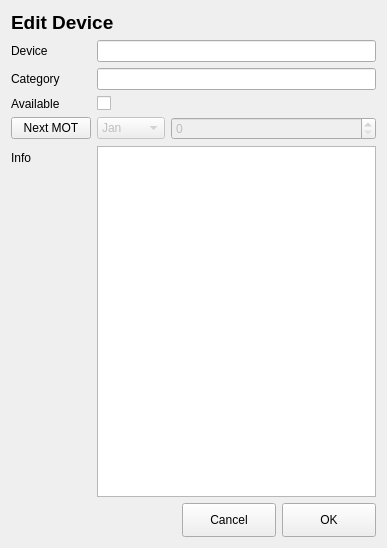
<?xml version="1.0" encoding="UTF-8"?>
<ui version="4.0">
 <class>inventoryEditorForm</class>
 <widget class="QWidget" name="inventoryEditorForm">
  <property name="geometry">
   <rect>
    <x>0</x>
    <y>0</y>
    <width>387</width>
    <height>548</height>
   </rect>
  </property>
  <property name="windowTitle">
   <string>Form</string>
  </property>
  <layout class="QHBoxLayout" name="horizontalLayout">
   <item>
    <layout class="QVBoxLayout" name="inventoryEditorLayout">
     <item>
      <widget class="QLabel" name="deviceEditorTitle">
       <property name="font">
        <font>
         <pointsize>14</pointsize>
         <weight>75</weight>
         <bold>true</bold>
        </font>
       </property>
       <property name="text">
        <string>Edit Device</string>
       </property>
      </widget>
     </item>
     <item>
      <layout class="QFormLayout" name="inventoryFormLayout">
       <item row="0" column="0">
        <widget class="QLabel" name="deviceLabel">
         <property name="text">
          <string>Device</string>
         </property>
        </widget>
       </item>
       <item row="0" column="1">
        <widget class="QLineEdit" name="nameEdit"/>
       </item>
       <item row="2" column="0">
        <widget class="QLabel" name="availableLabel">
         <property name="text">
          <string>Available</string>
         </property>
        </widget>
       </item>
       <item row="2" column="1">
        <widget class="QCheckBox" name="availableCheckbox">
         <property name="text">
          <string/>
         </property>
        </widget>
       </item>
       <item row="1" column="0">
        <widget class="QLabel" name="categoryLabel">
         <property name="text">
          <string>Category</string>
         </property>
        </widget>
       </item>
       <item row="1" column="1">
        <widget class="QLineEdit" name="categoryEdit"/>
       </item>
       <item row="4" column="0">
        <widget class="QLabel" name="infoLabel">
         <property name="text">
          <string>Info</string>
         </property>
        </widget>
       </item>
       <item row="4" column="1">
        <widget class="QPlainTextEdit" name="infoEdit"/>
       </item>
       <item row="3" column="1">
        <layout class="QHBoxLayout" name="nextMotEdit" stretch="1,3">
         <item>
          <widget class="QComboBox" name="monthCombo">
           <property name="enabled">
            <bool>false</bool>
           </property>
           <item>
            <property name="text">
             <string>Jan</string>
            </property>
           </item>
           <item>
            <property name="text">
             <string>Feb</string>
            </property>
           </item>
           <item>
            <property name="text">
             <string>Mar</string>
            </property>
           </item>
           <item>
            <property name="text">
             <string>Apr</string>
            </property>
           </item>
           <item>
            <property name="text">
             <string>May</string>
            </property>
           </item>
           <item>
            <property name="text">
             <string>Jun</string>
            </property>
           </item>
           <item>
            <property name="text">
             <string>Jul</string>
            </property>
           </item>
           <item>
            <property name="text">
             <string>Aug</string>
            </property>
           </item>
           <item>
            <property name="text">
             <string>Sep</string>
            </property>
           </item>
           <item>
            <property name="text">
             <string>Oct</string>
            </property>
           </item>
           <item>
            <property name="text">
             <string>Nov</string>
            </property>
           </item>
           <item>
            <property name="text">
             <string>Dec</string>
            </property>
           </item>
          </widget>
         </item>
         <item>
          <widget class="QSpinBox" name="yearSpinner">
           <property name="enabled">
            <bool>false</bool>
           </property>
           <property name="maximum">
            <number>9999</number>
           </property>
          </widget>
         </item>
        </layout>
       </item>
       <item row="3" column="0">
        <widget class="QPushButton" name="nextMotButton">
         <property name="text">
          <string>Next MOT</string>
         </property>
         <property name="checkable">
          <bool>true</bool>
         </property>
        </widget>
       </item>
      </layout>
     </item>
     <item>
      <layout class="QHBoxLayout" name="editDeviceButtonLayout">
       <item>
        <spacer name="horizontalSpacer">
         <property name="orientation">
          <enum>Qt::Horizontal</enum>
         </property>
         <property name="sizeHint" stdset="0">
          <size>
           <width>40</width>
           <height>20</height>
          </size>
         </property>
        </spacer>
       </item>
       <item>
        <widget class="QPushButton" name="cancelDeviceEditButton">
         <property name="minimumSize">
          <size>
           <width>94</width>
           <height>34</height>
          </size>
         </property>
         <property name="text">
          <string>Cancel</string>
         </property>
        </widget>
       </item>
       <item>
        <widget class="QPushButton" name="confirmDeviceEditButton">
         <property name="minimumSize">
          <size>
           <width>94</width>
           <height>34</height>
          </size>
         </property>
         <property name="text">
          <string>OK</string>
         </property>
        </widget>
       </item>
      </layout>
     </item>
    </layout>
   </item>
  </layout>
 </widget>
 <resources/>
 <connections>
  <connection>
   <sender>nextMotButton</sender>
   <signal>toggled(bool)</signal>
   <receiver>yearSpinner</receiver>
   <slot>setEnabled(bool)</slot>
   <hints>
    <hint type="sourcelabel">
     <x>39</x>
     <y>169</y>
    </hint>
    <hint type="destinationlabel">
     <x>232</x>
     <y>170</y>
    </hint>
   </hints>
  </connection>
  <connection>
   <sender>nextMotButton</sender>
   <signal>toggled(bool)</signal>
   <receiver>monthCombo</receiver>
   <slot>setEnabled(bool)</slot>
   <hints>
    <hint type="sourcelabel">
     <x>56</x>
     <y>191</y>
    </hint>
    <hint type="destinationlabel">
     <x>131</x>
     <y>188</y>
    </hint>
   </hints>
  </connection>
 </connections>
</ui>
